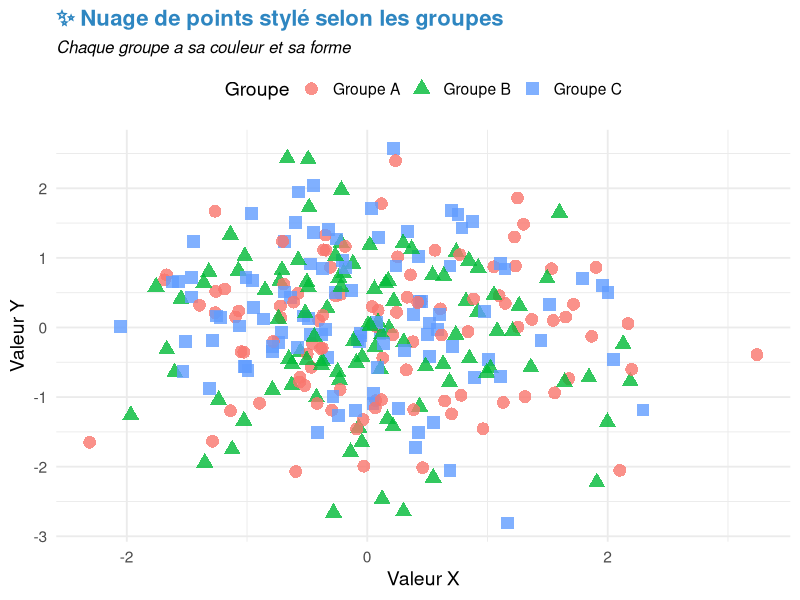

Source code (R):
# Voici les packages 
library(ggplot2)
library(dplyr)

# Voila mes données fictives
set.seed(123)
data <- data.frame(
  x = rnorm(300),
  y = rnorm(300),
  group = sample(c("Groupe A", "Groupe B", "Groupe C"), 300, replace = TRUE)
)


ggplot(data, aes(x = x, y = y, color = group, shape = group)) +
  geom_point(size = 4, alpha = 0.8) +
  labs(
    title = "✨ Nuage de points stylé selon les groupes",
    subtitle = "Chaque groupe a sa couleur et sa forme",
    x = "Valeur X",
    y = "Valeur Y",
    color = "Groupe",
    shape = "Groupe"
  ) +
  theme_minimal(base_size = 14) +
  theme(
    plot.title = element_text(color = "#2E86C1", face = "bold", size = 16),
    plot.subtitle = element_text(face = "italic", size = 12),
    legend.position = "top"
  )
